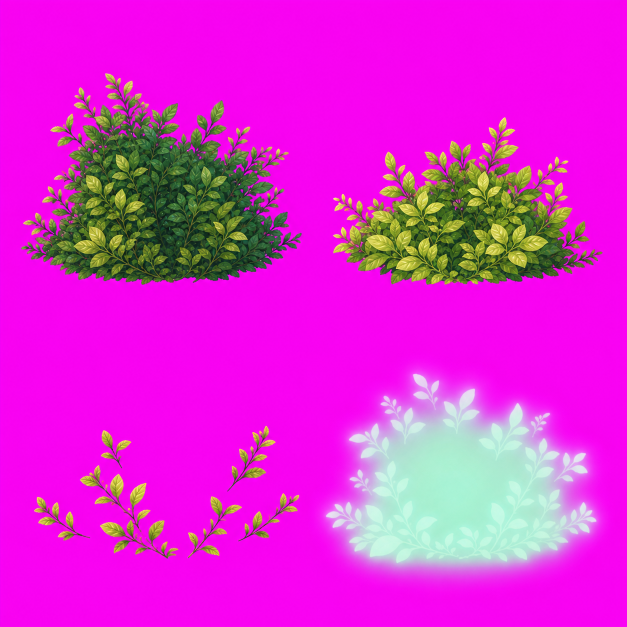
#> input picture assets/originals/toyv1_bush_layers_sheet.png, 1254 x 1254 px, found by its file name (shown at 1/2 size)
$ python build_bush_interaction_layers.py
#> lines starting #> are read from the running program, lines starting #| are printed output that depends on the picture
from pathlib import Path
from PIL import Image, ImageFilter


ROOT = Path("/Users/mistluo/Codes/godot/WaterJourney")
SOURCE = ROOT / "assets/originals/toyv1_bush_layers_sheet.png"
OUT = ROOT / "assets/sprites/bush_interaction"
CANVAS_SIZE = (704, 704)


def chroma_to_alpha(image: Image.Image) -> Image.Image:
    image = image.convert("RGBA")
    pixels = image.load()
    width, height = image.size

    for y in range(height):
        for x in range(width):
            r, g, b, a = pixels[x, y]
            # The sheet uses a flat #ff00ff key. Distance keeps antialiased foliage
            # edges while removing the saturated magenta card completely.
            distance = ((r - 255) ** 2 + g**2 + (b - 255) ** 2) ** 0.5
            if distance < 22:
                pixels[x, y] = (r, g, b, 0)
            elif r > 210 and b > 210 and g < 96:
                alpha = int(min(255, max(0, (distance - 22) * 3.1)))
                pixels[x, y] = (r, g, b, min(a, alpha))

    return image


def trim(image: Image.Image, padding: int = 12) -> Image.Image:
    alpha = image.getchannel("A")
    bbox = alpha.getbbox()
    if not bbox:
        return image
    left = max(0, bbox[0] - padding)
    top = max(0, bbox[1] - padding)
    right = min(image.width, bbox[2] + padding)
    bottom = min(image.height, bbox[3] + padding)
    return image.crop((left, top, right, bottom))


def normalize_canvas(image: Image.Image, y_bias: int = 0) -> Image.Image:
    """Put each layer on the same transparent canvas so anchors stay stable."""
    canvas = Image.new("RGBA", CANVAS_SIZE, (0, 0, 0, 0))
    x = (CANVAS_SIZE[0] - image.width) // 2
    y = (CANVAS_SIZE[1] - image.height) // 2 + y_bias
    canvas.alpha_composite(image, (x, y))
    return canvas


def make_presence_mask(image: Image.Image) -> Image.Image:
    image = chroma_to_alpha(image)
    alpha = image.getchannel("A").filter(ImageFilter.GaussianBlur(1.4))
    mask = Image.new("RGBA", image.size, (173, 255, 218, 0))
    mask.putalpha(alpha)
    return mask


def main() -> None:
    OUT.mkdir(parents=True, exist_ok=True)
    sheet = Image.open(SOURCE).convert("RGBA")
    half_width = sheet.width // 2
#> half_width = 627
    half_height = sheet.height // 2
#> half_height = 627
    cells = {
        "back_leaves": (0, 0, half_width, half_height),
        "front_leaves": (half_width, 0, sheet.width, half_height),
        "contact_leaves": (0, half_height, half_width, sheet.height),
        "local_glow_mask": (half_width, half_height, sheet.width, sheet.height),
    }

    for name, box in cells.items():
        crop = sheet.crop(box)
        if name == "local_glow_mask":
            layer = make_presence_mask(crop)
            layer = normalize_canvas(trim(layer, 18), 18)
        else:
            layer = trim(chroma_to_alpha(crop), 16)
            y_bias = 28 if name == "contact_leaves" else 0
            layer = normalize_canvas(layer, y_bias)
        layer.save(OUT / f"{name}.png")
#> this loop made 4 passes
#> pass 1, in main, `crop = sheet.crop(box)`:
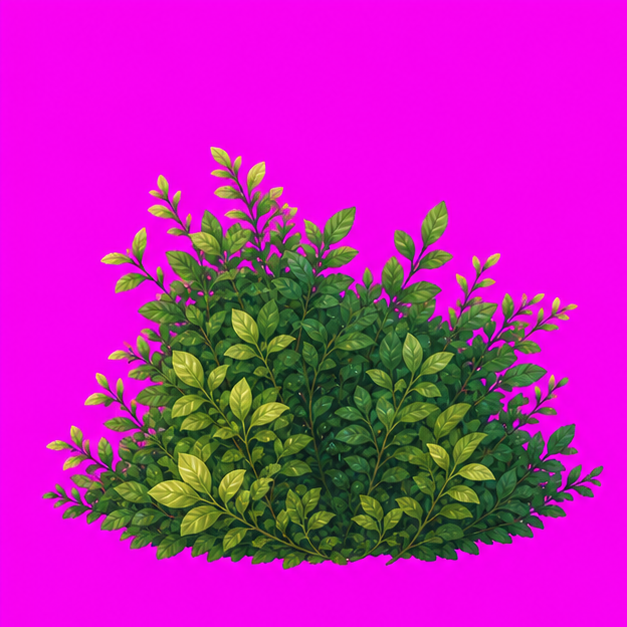
#> crop: PIL image 627x627 RGBA; mean R, G, B, A 189.6, 34.9, 176.5, 255
#> pass 1, in trim, `alpha = image.getchannel("A")`:
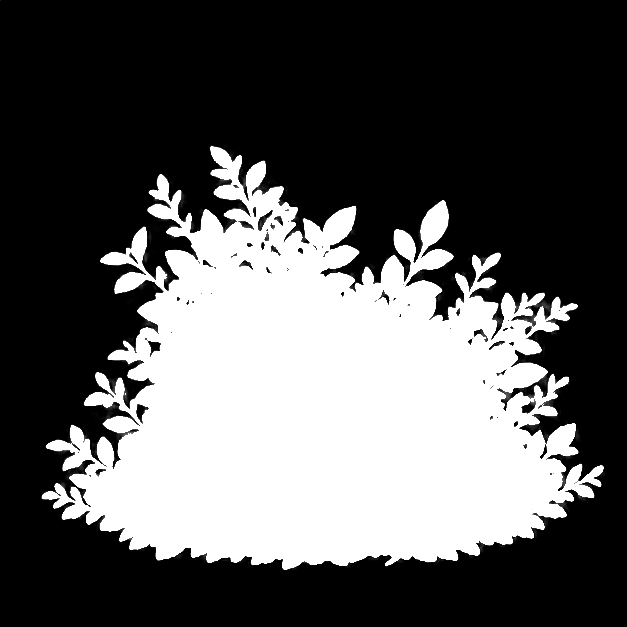
#> alpha: PIL image 627x627 L; min 0, max 255, mean 89.3
#> pass 1, in main, `layer = trim(chroma_to_alpha(crop), 16)`:
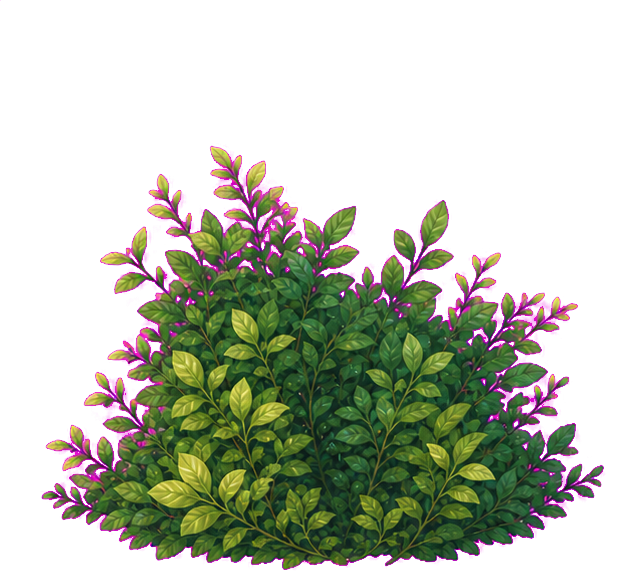
#> layer: PIL image 623x587 RGBA; mean R, G, B, A 185.2, 37.3, 171.7, 96; transparent parts drawn white
#> after the loop:
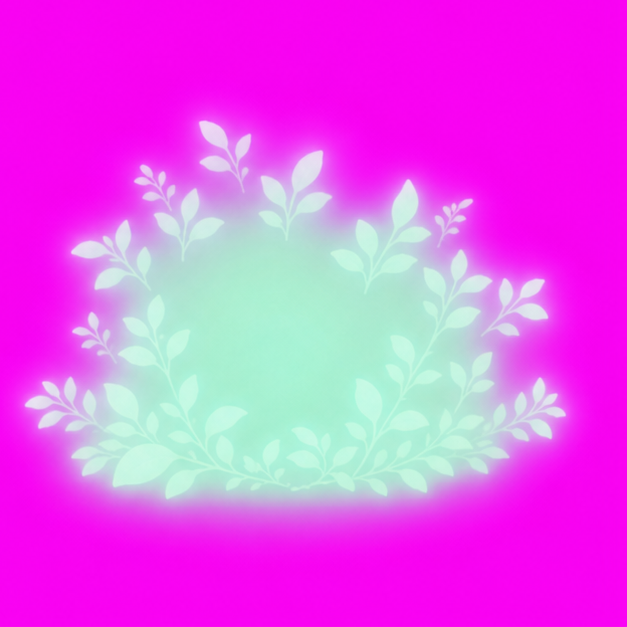
#> crop: PIL image 627x627 RGBA; mean R, G, B, A 226.3, 85.4, 234.2, 255
#> after the loop:
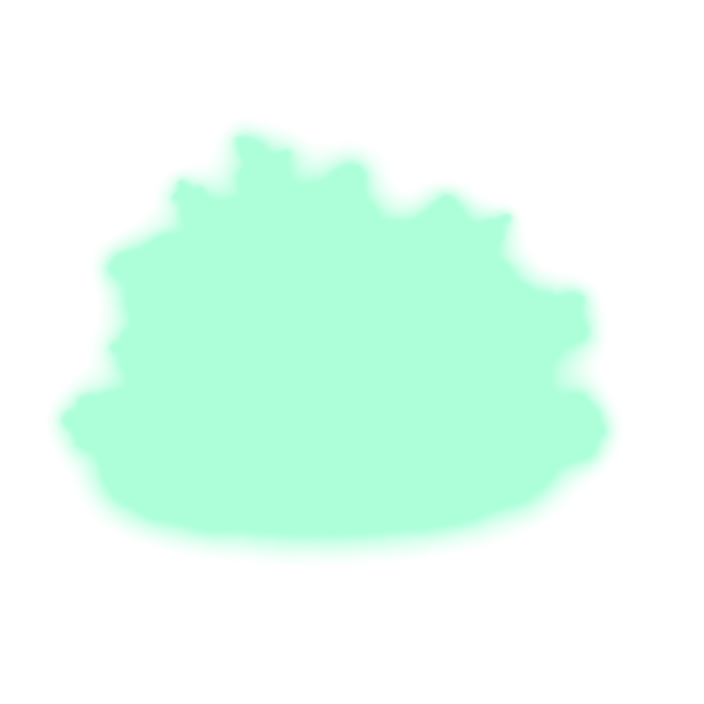
#> layer: PIL image 704x704 RGBA; mean R, G, B, A 68.1, 100.3, 85.8, 83.4; transparent parts drawn white


if __name__ == "__main__":
    main()
